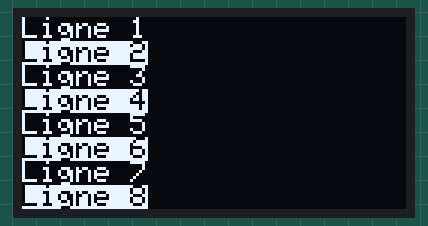
Recording of a sketch running on a simulated Arduino Uno, built with avr-gcc and run on an emulated ATmega328P. Shown: 128×64 one-colour display.

Above: at 0.1 s.
At 2.1 s:
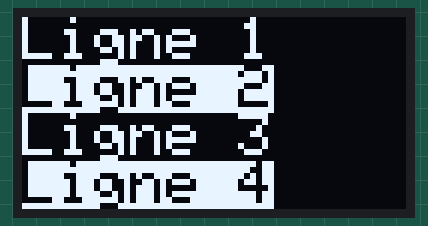
At 4.2 s:
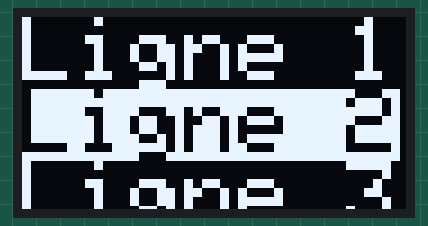
At 6.2 s:
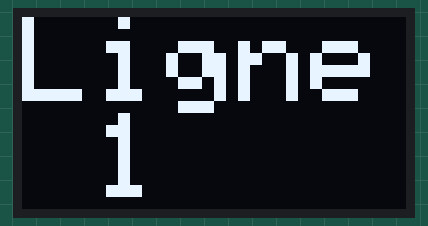

Measured:
- by itself, everything shown: repeats every 6.1 s, in 3 steps
- what the display in image 1 shows lasts 2.0 s, from 2.1 s to 4.1 s

The sketch:

Test_Affichage_OLED.ino
```cpp
/*
  Fichier :       afficherTexteSsd1306.ino
  Description :   Affiche du texte de test, sur un écran OLED i2c de 128x64 pixels,
                  fonctionnant avec un contrôleur SSD1306
  Auteur :        Jérôme TOMSKI (https://passionelectronique.fr/)
  Créé le :       26.07.2021
*/

#include <Adafruit_SSD1306.h>

#define nombreDePixelsEnLargeur 128         // Taille de l'écran OLED, en pixel, au niveau de sa largeur
#define nombreDePixelsEnHauteur 64          // Taille de l'écran OLED, en pixel, au niveau de sa hauteur
#define brocheResetOLED         -1          // Reset de l'OLED partagé avec l'Arduino (d'où la valeur à -1, et non un numéro de pin)
#define adresseI2CecranOLED     0x3C        // Adresse de "mon" écran OLED sur le bus i2c (généralement égal à 0x3C ou 0x3D)

Adafruit_SSD1306 ecranOLED(nombreDePixelsEnLargeur, nombreDePixelsEnHauteur, &Wire, brocheResetOLED);

void setup() {

  // Initialisation de l'écran OLED
  if(!ecranOLED.begin(SSD1306_SWITCHCAPVCC, adresseI2CecranOLED))
    while(1);                               // Arrêt du programme (boucle infinie) si échec d'initialisation

  // *************************************************************************
  // Affichage de 3 écrans successifs, avec zoom sur police x1, puis x2, et x3
  // *************************************************************************
  for(byte tailleDeCaractere=1; tailleDeCaractere <=4; tailleDeCaractere++) {
    boolean bCouleurInverse = false;
    ecranOLED.clearDisplay();                                   // Effaçage de l'intégralité du buffer
    ecranOLED.setTextSize(tailleDeCaractere);                   // Taille des caractères (1:1, puis 2:1, puis 3:1)
    ecranOLED.setCursor(0, 0);                                  // Déplacement du curseur en position (0,0), c'est à dire dans l'angle supérieur gauche


    // ***********************************************************************
    // Affichage de 8 lignes à couleurs alternées, dans chaque écran successif
    // ***********************************************************************
    for(byte numeroDeLigne=1; numeroDeLigne<=8; numeroDeLigne++) {
      if(bCouleurInverse)
        ecranOLED.setTextColor(SSD1306_BLACK, SSD1306_WHITE);   // Couleur du texte, et couleur du fond
      else
        ecranOLED.setTextColor(SSD1306_WHITE);                  // Affichage du texte en "blanc" (avec la couleur principale, en fait, car l'écran monochrome peut être coloré)
      ecranOLED.print("Ligne ");
      ecranOLED.println(numeroDeLigne);
      bCouleurInverse = !bCouleurInverse;
    }
    if (tailleDeCaractere == 4 )
      tailleDeCaractere=1;
    ecranOLED.display();                            // Transfert le buffer à l'écran
    delay(2000);
  }
}

void loop() {
  // Aucun code dans cette partie, car tout se passe dans la fonction setup !
}
```
